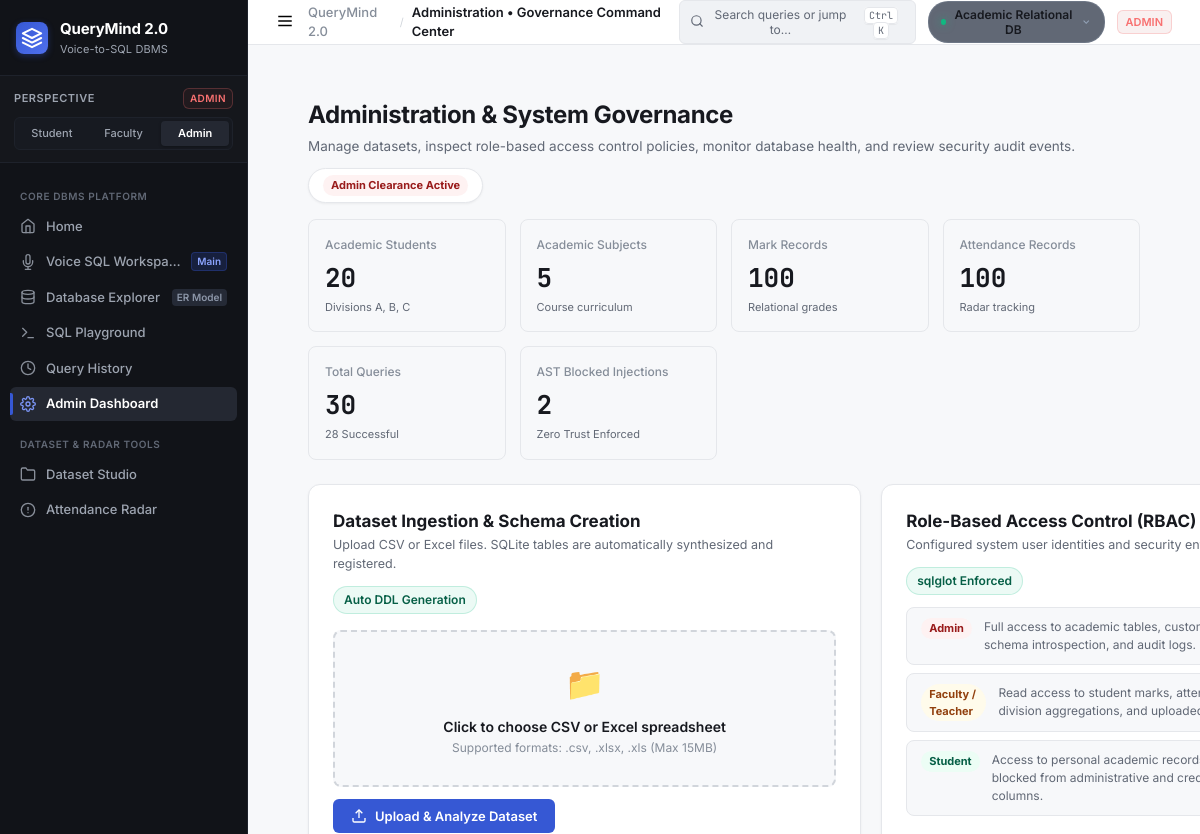
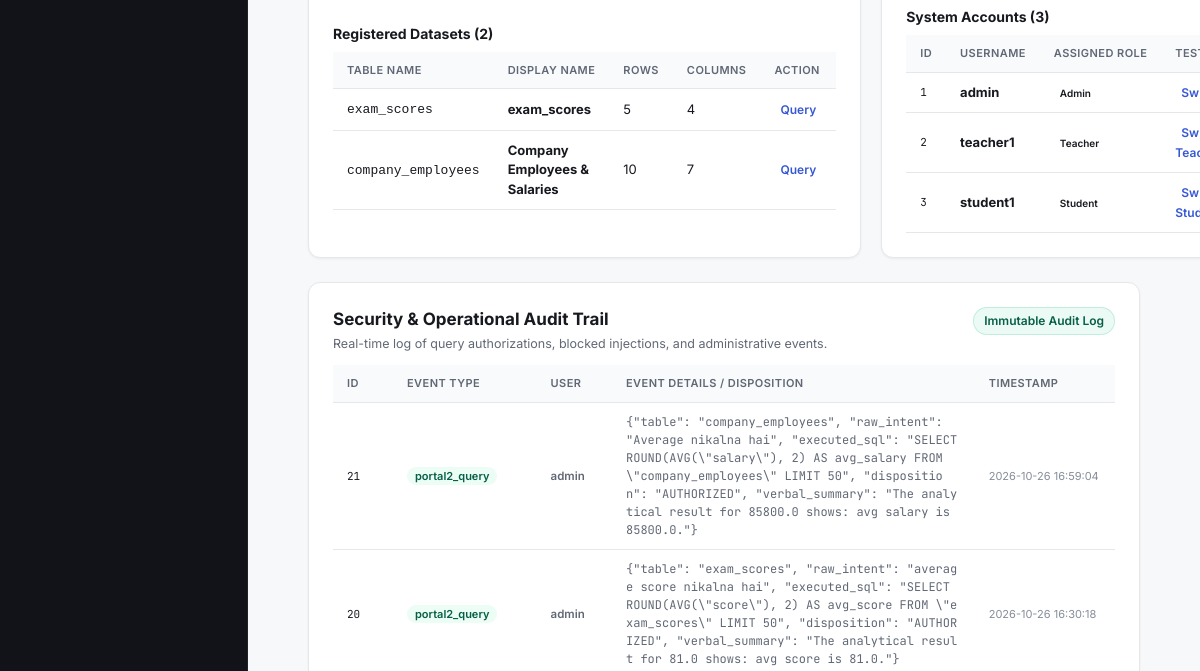
/admin (upper part), run on an earlier commit of the app's database (2 pictures, top to bottom).
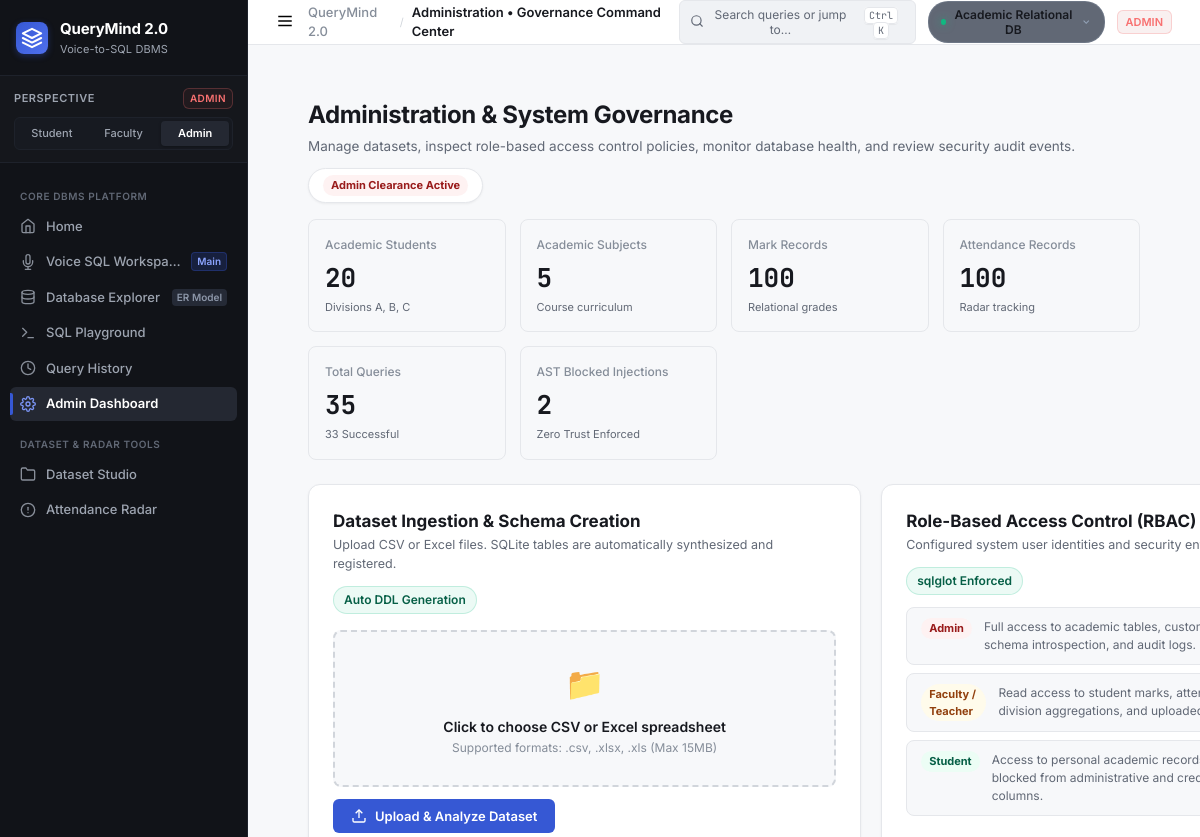
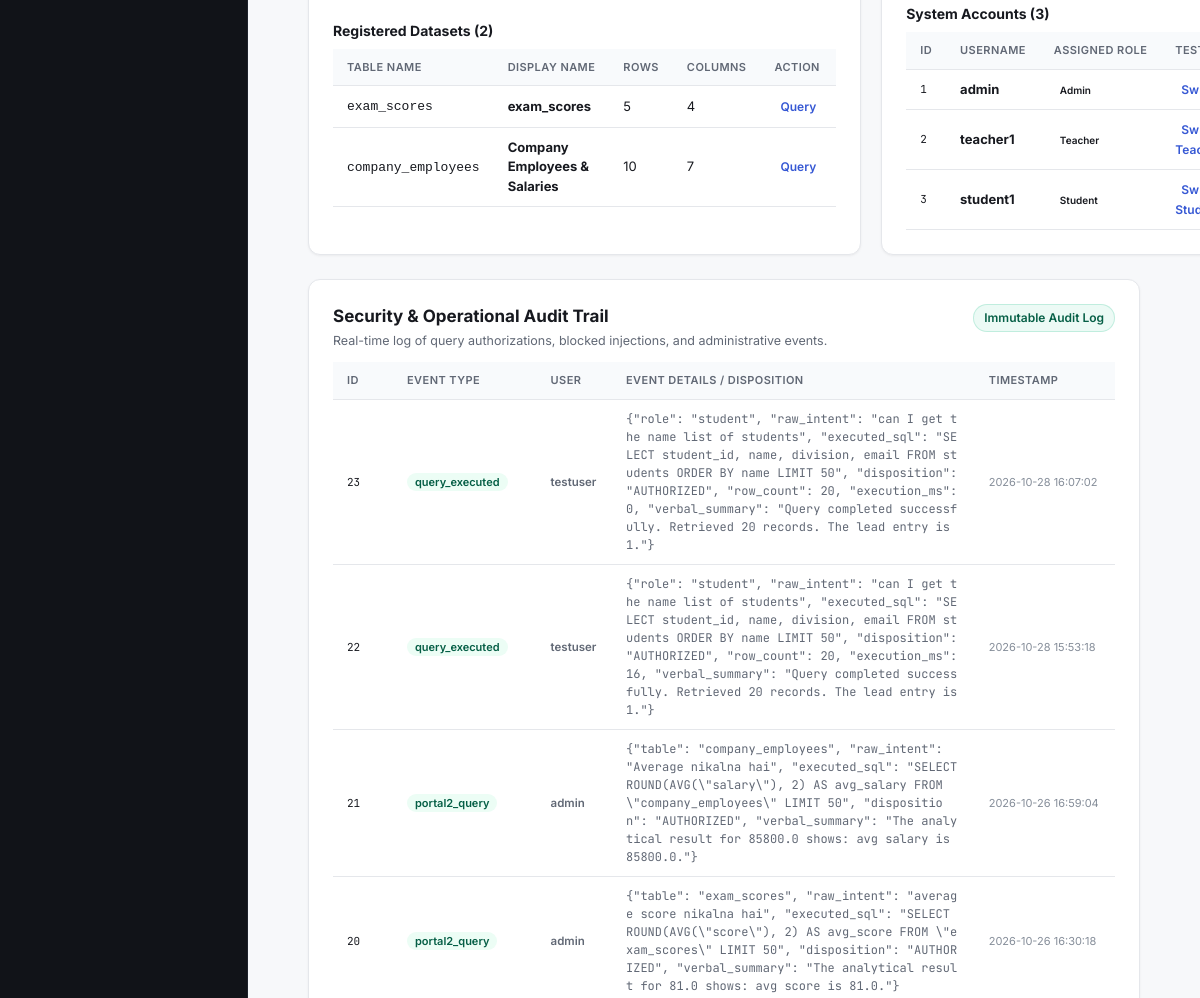
And on a later commit of the database (2 pictures, top to bottom).
### tables this page shows
CREATE TABLE dataset_registry (
            id           INTEGER PRIMARY KEY AUTOINCREMENT,
            table_name   TEXT NOT NULL UNIQUE,
            display_name TEXT NOT NULL,
            row_count    INTEGER DEFAULT 0,
            col_count    INTEGER DEFAULT 0,
            columns_json TEXT,
            uploaded_by  TEXT,
            uploaded_at  TEXT DEFAULT (datetime('now'))
        );

CREATE TABLE app_users (
        user_id       INTEGER PRIMARY KEY AUTOINCREMENT,
        username      TEXT NOT NULL UNIQUE,
        password_hash TEXT NOT NULL,
        role          TEXT NOT NULL DEFAULT 'student'
    );

CREATE TABLE audit_logs (
        id         INTEGER PRIMARY KEY AUTOINCREMENT,
        event_type TEXT,
        user_id    INTEGER,
        username   TEXT,
        details    TEXT,
        timestamp  TEXT DEFAULT (datetime('now'))
    );

### app.py (the view)
@app.route("/admin")
@login_required
def admin_dashboard():
    stats = get_system_stats()
    uploaded_datasets = get_uploaded_datasets()
    app_users = get_app_users()
    audit_logs = get_audit_logs(100)
    return render_template(
        "admin_dashboard.html",
        stats=stats,
        uploaded_datasets=uploaded_datasets,
        app_users=app_users,
        audit_logs=audit_logs,
    )

### app.py (called while the page is built, shortened)
def login_required(f):
    from functools import wraps
    @wraps(f)
    def wrapper(*args, **kwargs):
        if "user_id" not in session:
            flash("Please log in to continue.", "warning")
            return redirect(url_for("login"))
        return f(*args, **kwargs)
    return wrapper

@app.before_request
def ensure_default_session():
    if "user_id" not in session:
        session["user_id"] = 1
        session["username"] = "admin"
        session["role"] = "admin"

@app.context_processor
def inject_global_ui_context():
    try:
        datasets = get_uploaded_datasets()
    except Exception:
        datasets = []
    active_table = session.get("active_dataset_table", "academic")
    active_name = "Academic Relational DB"
    if active_table == "all":
        active_name = "All Connected Tables"
    return {
        "current_role": session.get("role", "admin"),
        "current_username": session.get("username", "admin"),
        "global_datasets": datasets,
        "active_dataset_table": active_table,
        "active_dataset_name": active_name,
    }

### templates/admin_dashboard.html (shortened to what the changed rows need)
{% extends "base.html" %}
{% block content %}
<div class="page-container admin-container">
  <div class="explorer-header-bar">
    <div class="ehb-left">
      <h1 class="page-heading">Administration &amp; System Governance</h1>
    </div>
  </div>
  <div class="stats-row-grid mt-4">
    <div class="stat-cell">
      <span class="stat-label">Total Queries</span>
      <span class="stat-number">{{ stats.total_queries if stats else 0 }}</span>
      <span class="stat-meta">{{ stats.success_queries if stats else 0 }} Successful</span>
    </div>
  </div>
  <div class="admin-grid-2col mt-6">
    <div class="workspace-card">
      <div class="card-title-row">
        <div class="card-title-group">
          <h2 class="card-main-title">Dataset Ingestion &amp; Schema Creation</h2>
        </div>
      </div>
      <div class="table-scroll-container mt-2">
        <table class="data-table-modern">
          <thead>
            <tr>
              <th>Table Name</th>
              <th>Display Name</th>
              <th>Rows</th>
              <th>Columns</th>
              <th>Action</th>
            </tr>
          </thead>
          <tbody>
            {% if uploaded_datasets %}
              {% for ds in uploaded_datasets %}
              <tr>
                <td><code>{{ ds.table_name }}</code></td>
                <td><strong>{{ ds.display_name }}</strong></td>
                <td>{{ ds.row_count }}</td>
                <td>{{ ds.col_count }}</td>
                <td>
                  <a href="{{ url_for('voice_sql_workspace') }}?table={{ ds.table_name }}" class="btn-table-action" title="Query in Voice Workspace">Query</a>
                </td>
              </tr>
              {% endfor %}
            {% else %}
              <tr>
                <td colspan="5" class="text-center text-muted py-4">No custom datasets uploaded yet.</td>
              </tr>
            {% endif %}
          </tbody>
        </table>
      </div>
    </div>
    <div class="workspace-card">
      <div class="card-title-row">
        <div class="card-title-group">
          <h2 class="card-main-title">Role-Based Access Control (RBAC)</h2>
        </div>
      </div>
      <div class="table-scroll-container mt-2">
        <table class="data-table-modern">
          <thead>
            <tr>
              <th style="width: 50px;">ID</th>
              <th>Username</th>
              <th>Assigned Role</th>
              <th>Test Perspective</th>
            </tr>
          </thead>
          <tbody>
            {% if app_users %}
              {% for u in app_users %}
              <tr>
                <td class="row-num">{{ u.user_id }}</td>
                <td><strong>{{ u.username }}</strong></td>
                <td>
                  <span class="badge-cat badge-cat-{{ u.role }}">{{ u.role|title }}</span>
                </td>
                <td>
                  <a href="{{ url_for('switch_role', target_role=u.role) }}" class="btn-table-action">
                    Switch to {{ u.role|title }}
                  </a>
                </td>
              </tr>
              {% endfor %}
            {% else %}
              <tr>
                <td colspan="4" class="text-center text-muted py-4">No users configured.</td>
              </tr>
            {% endif %}
          </tbody>
        </table>
      </div>
    </div>
  </div>
  <div class="workspace-card mt-6 mb-12">
    <div class="card-title-row">
      <div class="card-title-group">
        <h2 class="card-main-title">Security &amp; Operational Audit Trail</h2>
      </div>
    </div>
    <div class="table-scroll-container mt-3">
      <table class="data-table-modern">
        <thead>
          <tr>
            <th style="width: 60px;">ID</th>
            <th>Event Type</th>
            <th>User</th>
            <th>Event Details / Disposition</th>
            <th>Timestamp</th>
          </tr>
        </thead>
        <tbody>
          {% if audit_logs %}
            {% for evt in audit_logs[:50] %}
            <tr>
              <td class="row-num">{{ evt.id }}</td>
              <td>
                {% if 'blocked' in evt.event_type or 'denied' in evt.event_type %}
                <span class="badge-status-blocked">{{ evt.event_type }}</span>
                {% elif 'upload' in evt.event_type %}
                <span class="badge-status-nomatch">{{ evt.event_type }}</span>
                {% else %}
                <span class="badge-status-success">{{ evt.event_type }}</span>
                {% endif %}
              </td>
              <td><span class="badge-user">{{ evt.username if evt.username else 'system' }}</span></td>
              <td style="max-width: 400px; font-size: 12px; font-family: var(--font-mono); color: var(--text-secondary); word-break: break-all;">
                {{ evt.details if evt.details else '&mdash;' }}
              </td>
              <td style="font-size: 11px; color: var(--text-muted); white-space: nowrap;">{{ evt.timestamp }}</td>
            </tr>
            {% endfor %}
          {% else %}
            <tr>
              <td colspan="5" class="text-center text-muted py-4">No audit events recorded yet.</td>
            </tr>
          {% endif %}
        </tbody>
      </table>
    </div>
  </div>
</div>
{% endblock %}

What changed in the data, as far as the page shows it:
added audit_logs: id "23", event_type "query_executed", username "testuser", details "{\"role\": \"student\", \"raw_intent\": \"can I get the name list of students\", \"executed_sql\": \"SELECT student_id, name, division, email FROM students ORDER BY name LIMIT 50\", \"disposition\": \"AUTHORIZED\", \"row_count\": 20, \"execution_ms\": 0, \"verbal_summary\": \"Query completed successfully. Retrieved 20 records. The lead entry is 1.\"}", timestamp "2026-10-28 16:07:02"
added audit_logs: id "22", event_type "query_executed", username "testuser", details "{\"role\": \"student\", \"raw_intent\": \"can I get the name list of students\", \"executed_sql\": \"SELECT student_id, name, division, email FROM students ORDER BY name LIMIT 50\", \"disposition\": \"AUTHORIZED\", \"row_count\": 20, \"execution_ms\": 16, \"verbal_summary\": \"Query completed successfully. Retrieved 20 records. The lead entry is 1.\"}", timestamp "2026-10-28 15:53:18"
Also different on the page:
{{ stats.total_queries if stats else 0 }}: "30" → "35"
{{ stats.success_queries if stats else 0 }}: "28" → "33"
